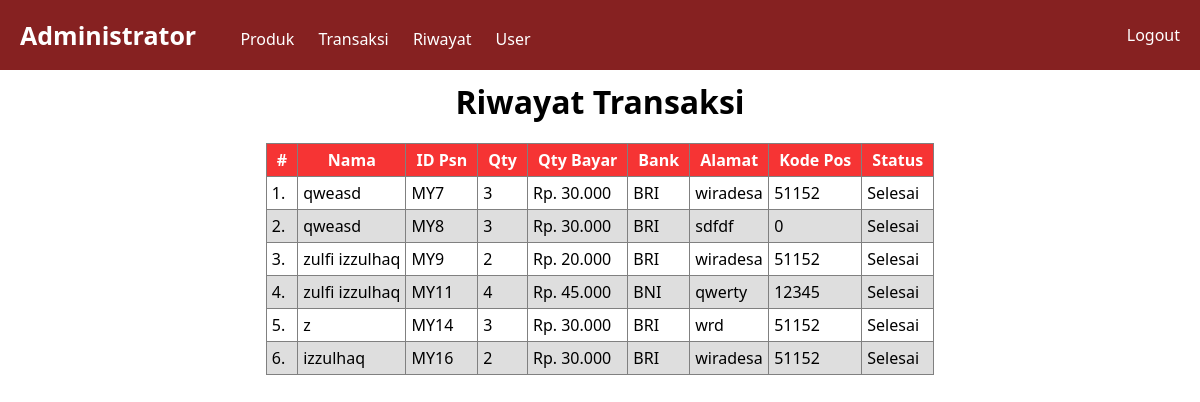
/admin/index.php?id=riwayat (signed in), run on the app's committed database.
### tables this page shows
CREATE TABLE `pembayaran` (
  `id_pembayaran` int(11) NOT NULL,
  `id_user` int(11) NOT NULL,
  `alamat` varchar(250) NOT NULL,
  `kode_pos` int(11) NOT NULL,
  `total_pesan` int(11) NOT NULL,
  `total_bayar` int(11) NOT NULL,
  `metode_bayar` varchar(50) NOT NULL,
  `status_pesan` varchar(150) NOT NULL,
  `tanggal_bayar` date NOT NULL
);

CREATE TABLE `user` (
  `id_user` int(11) NOT NULL,
  `nama_user` varchar(50) NOT NULL,
  `username` varchar(20) NOT NULL,
  `email_user` varchar(50) NOT NULL,
  `passwd_user` varchar(50) NOT NULL,
  `nohp_user` int(11) NOT NULL
);

### admin/pages/riwayat.php (the view)
<?php
$sql = "SELECT user.nama_user, pembayaran.* FROM user, pembayaran WHERE user.id_user=pembayaran.id_user AND pembayaran.status_pesan='Selesai'";
$ambil = mysqli_query($konek, $sql);
 ?>
  <div class="riwayat">
    <h1>Riwayat Transaksi</h1>
    <table>
      <tr>
        <th>#</th>
        <th>Nama</th>
        <th>ID Psn</th>
        <th>Qty</th>
        <th>Qty Bayar</th>
        <th>Bank</th>
        <th>Alamat</th>
        <th>Kode Pos</th>
        <th>Status</th>
      </tr>
      <?php
      $no = 1;
      while ($data = mysqli_fetch_array($ambil)) {
      ?>
      <tr>
        <td><?= $no; ?>.</td>
        <td><?= $data['nama_user']; ?></td>
        <td>MY<?= $data['id_pembayaran']; ?></td>
        <td><?= $data['total_pesan']; ?></td>
        <td>Rp. <?= number_format($data['total_bayar'], 0, ',', '.'); ?></td>
        <td><?= $data['metode_bayar']; ?></td>
        <td><?= $data['alamat']; ?></td>
        <td><?= $data['kode_pos']; ?></td>
        <td><?= $data['status_pesan']; ?></td>
      </tr>
      <?php
      $no++;
      }
       ?>
    </table>
  </div>

### admin/__/css/style.css (style rules this page uses)
* { margin: 0; padding: 0; font-family: "Segoe UI"; }
html, body { width: 100%; height: 100%; }
.riwayat { width: 100%; display: flex; align-items: center; justify-content: center; flex-direction: column; }
.riwayat h1 { text-align: center; margin: 10px; }
.riwayat table { border-collapse: collapse; margin: 10px; }
.riwayat table tr:nth-child(odd) { background-color: #dedede; }
.riwayat table tr th { border: 1px solid grey; padding: 5px 10px; background-color: #f63434; color: white; }
.riwayat table tr td { padding: 5px; border: 1px solid grey; }

### data on the page
pembayaran: id_user.nama_user "qweasd", id_pembayaran "7", total_pesan "3", total_bayar "30.000", metode_bayar "BRI", alamat "wiradesa", kode_pos "51152", status_pesan "Selesai"
pembayaran: id_user.nama_user "qweasd", id_pembayaran "8", total_pesan "3", total_bayar "30.000", metode_bayar "BRI", alamat "sdfdf", kode_pos "0", status_pesan "Selesai"
pembayaran: id_user.nama_user "zulfi izzulhaq", id_pembayaran "9", total_pesan "2", total_bayar "20.000", metode_bayar "BRI", alamat "wiradesa", kode_pos "51152", status_pesan "Selesai"
pembayaran: id_user.nama_user "zulfi izzulhaq", id_pembayaran "11", total_pesan "4", total_bayar "45.000", metode_bayar "BNI", alamat "qwerty", kode_pos "12345", status_pesan "Selesai"
pembayaran: id_user.nama_user "z", id_pembayaran "14", total_pesan "3", total_bayar "30.000", metode_bayar "BRI", alamat "wrd", kode_pos "51152", status_pesan "Selesai"
pembayaran: id_user.nama_user "izzulhaq", id_pembayaran "16", total_pesan "2", total_bayar "30.000", metode_bayar "BRI", alamat "wiradesa", kode_pos "51152", status_pesan "Selesai"
